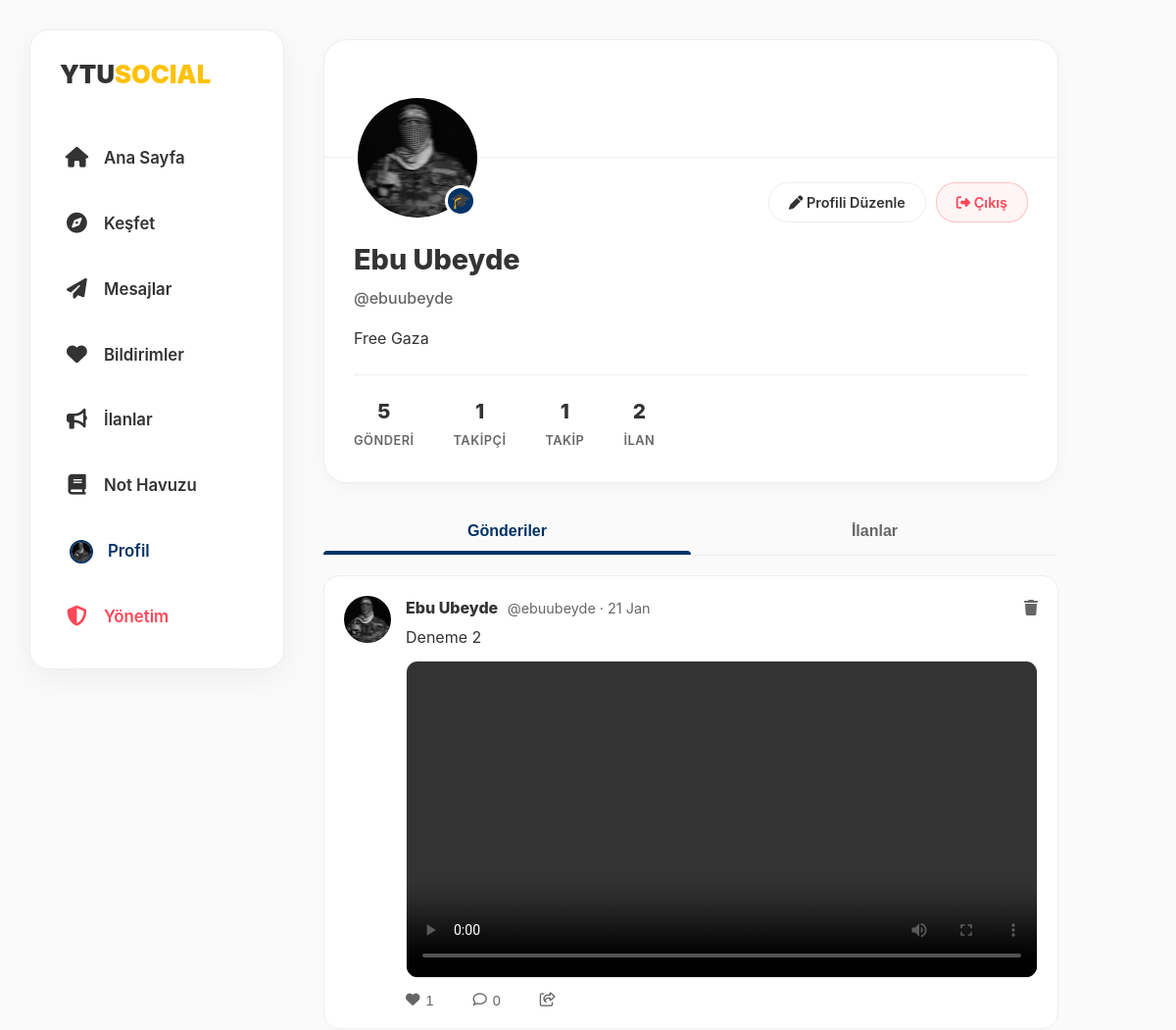
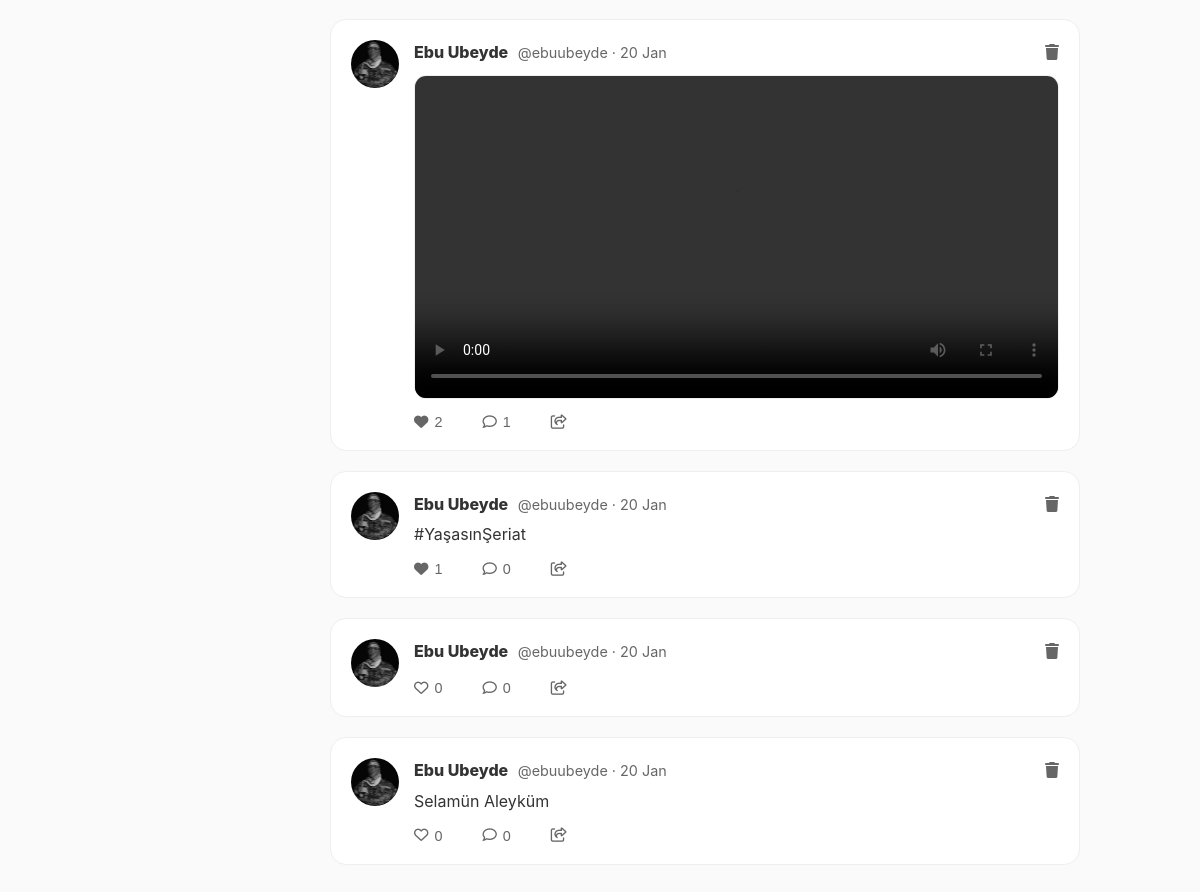
The page /u/ebuubeyde (signed in) on the database its author committed (2 pictures, top to bottom).
### app.py (models this page shows, shortened)
class User(UserMixin, db.Model):
    id = db.Column(db.Integer, primary_key=True)
    email = db.Column(db.String(120), unique=True, nullable=False)
    password = db.Column(db.String(200), nullable=False)
    username = db.Column(db.String(50), nullable=True)
    handle = db.Column(db.String(30), unique=True, nullable=True)
    stories = db.relationship('Story', backref='author', lazy=True)
    is_admin = db.Column(db.Boolean, default=False)
    department = db.Column(db.String(100), nullable=True)
    score = db.Column(db.Integer, default=0)
    bio = db.Column(db.String(200), nullable=True)
    profile_pic = db.Column(db.String(200), default='img/default_avatar.png')
    is_verified = db.Column(db.Boolean, default=False)
    otp_code = db.Column(db.String(6))
    ban_expiration = db.Column(db.DateTime, nullable=True)
    is_banned = db.Column(db.Boolean, default=False)
    posts = db.relationship('Post', backref='author', lazy=True)
    image_file = db.Column(db.String(20), nullable=True)
    comments = db.relationship('Comment', backref='author', lazy=True)
    messages_sent = db.relationship('Message', foreign_keys='Message.sender_id', backref='sender', lazy='dynamic')
    messages_received = db.relationship('Message', foreign_keys='Message.recipient_id', backref='recipient', lazy='dynamic')
    saved_posts = db.relationship('SavedPost', back_populates='user', lazy=True, cascade="all, delete-orphan")
    followed = db.relationship(
        'User', secondary=followers,
        primaryjoin=(followers.c.follower_id == id),
        secondaryjoin=(followers.c.followed_id == id),
        backref=db.backref('followers', lazy='dynamic'), lazy='dynamic'
    )

class Post(db.Model):
    id = db.Column(db.Integer, primary_key=True)
    content = db.Column(db.Text, nullable=True)
    poll = db.relationship('Poll', uselist=False, backref='post', cascade="all, delete-orphan")
    date_posted = db.Column(db.DateTime, nullable=False, default=get_turkey_time)
    image_file = db.Column(db.String(50), nullable=True)
    user_id = db.Column(db.Integer, db.ForeignKey('user.id'), nullable=False)
    liked_by = db.relationship('User', secondary=likes, backref=db.backref('liked_posts', lazy='dynamic'))
    comments = db.relationship('Comment', backref='post', lazy=True, cascade="all, delete-orphan")
    repost_of_id = db.Column(db.Integer, db.ForeignKey('post.id'), nullable=True)
    repost_of = db.relationship('Post', remote_side=[id], backref=db.backref('reposts', cascade='all, delete-orphan'))
    report_count = db.Column(db.Integer, default=0)
    def is_video(self):
        if not self.image_file: return False
        video_exts = ['mp4', 'mov', 'avi', 'webm']
        return any(self.image_file.lower().endswith(ext) for ext in video_exts)

### app.py (the view)
@app.route('/u/<handle>')
@login_required
def user_profile(handle):
    user = User.query.filter_by(handle=handle).first_or_404()
    posts = Post.query.filter_by(author=user).order_by(Post.date_posted.desc()).all()
    return render_template('user_profile.html', user=user, posts=posts)

### app.py (called while the page is built)
@login_manager.user_loader
def load_user(user_id):
    return User.query.get(int(user_id))

@app.before_request
def check_ban():
    if current_user.is_authenticated:
        if current_user.is_banned or (current_user.ban_expiration and current_user.ban_expiration > datetime.now()):
            if request.endpoint not in ['logout', 'static', 'login']:
                logout_user()
                flash("🚫 Hesabınız yasaklandı veya uzaklaştırıldı.", "danger")
                return redirect(url_for('login'))

def get_trending_hashtags():
    posts = Post.query.with_entities(Post.content).all()
    hashtags = {}
    for post in posts:
        if post.content:
            found_tags = re.findall(r"#(\w+)", post.content.lower())
            for tag in found_tags:
                hashtags[tag] = hashtags.get(tag, 0) + 1
    sorted_tags = sorted(hashtags.items(), key=lambda x: x[1], reverse=True)
    return sorted_tags[:5]

@app.context_processor
def inject_global_data():
    trending = get_trending_hashtags()
    suggested = []
    if current_user.is_authenticated:
        followed_ids = [u.id for u in current_user.followed]
        followed_ids.append(current_user.id)
        suggested = User.query.filter(~User.id.in_(followed_ids)).order_by(db.func.random()).limit(5).all()
    return dict(trending_tags=trending, suggested_users=suggested)

@app.context_processor
def inject_notifications():
    if current_user.is_authenticated:
        notif_count = Notification.query.filter_by(user_id=current_user.id, is_read=False).count()
        msg_count = Message.query.filter_by(recipient_id=current_user.id, is_read=False).count()
        return dict(unread_count=notif_count, unread_msg_count=msg_count, online_users=list(ONLINE_USERS))
    return dict(unread_count=0, unread_msg_count=0, online_users=[])

@app.before_request
def start_timer():
    g.start = time.time()

@app.after_request
def log_response(response):
    if hasattr(g, 'start'):
        now = time.time()
        duration = round(now - g.start, 4)
        print(f"--- Sayfa Yükleme: {duration}s ---")
    return response

### templates/user_profile.html (shortened to what this page needs)
<!DOCTYPE html>
<html lang="tr">
<head>
    <link rel="stylesheet" href="/static/style.css">
    <link href="https://cdnjs.cloudflare.com/ajax/libs/font-awesome/6.4.0/css/all.min.css" rel="stylesheet">
</head>
<body>
<div class="page-layout">
    <div class="sidebar-container">
        <a href="/" class="sidebar-logo">YTU<span style="color:#ffc107;">SOCIAL</span></a>
        <a href="/" class="nav-item"><i class="fas fa-home"></i> Ana Sayfa</a>
        <a href="{{ url_for('explore') }}" class="nav-item"><i class="fas fa-compass"></i> Keşfet</a>
        <a href="{{ url_for('messages_inbox') }}" class="nav-item"><i class="fas fa-paper-plane"></i> Mesajlar</a>
        <a href="{{ url_for('notifications') }}" class="nav-item"><i class="fas fa-heart"></i> Bildirimler</a>
        <a href="{{ url_for('adverts') }}" class="nav-item"><i class="fas fa-bullhorn"></i> İlanlar</a>
        <a href="{{ url_for('notes_pool') }}" class="nav-item"><i class="fas fa-book"></i> Not Havuzu</a>
        <a href="{{ url_for('user_profile', handle=current_user.handle) }}" class="nav-item active">
            <img src="/static/{{ current_user.profile_pic }}" style="width: 24px; height: 24px; border-radius: 50%; object-fit: cover; border: 2px solid var(--ytu-lacivert);"> Profil
        </a>
        {% if current_user.is_admin %}
        <a href="{{ url_for('admin_panel') }}" class="nav-item" style="color:#ff4757;"><i class="fas fa-shield-alt"></i> Yönetim</a>
        {% endif %}
    </div>
    <div class="profile-content">
        <div class="profile-header-card">
            <div class="profile-banner"></div>
            <div class="profile-body">
                <div class="profile-pic-container">
                    <img src="/static/{{ user.profile_pic }}" class="profile-pic">
                    {% if user.department %}
                    <span style="position: absolute; bottom: 5px; right: 5px; background: var(--ytu-lacivert); color: white; width: 32px; height: 32px; border-radius: 50%; display: flex; align-items: center; justify-content: center; border: 3px solid var(--card-bg); font-size: 1rem;" title="{{ user.department }}">🎓</span>
                    {% endif %}
                </div>
                <div class="profile-actions">
                    {% if user == current_user %}
                        <a href="{{ url_for('edit_profile') }}" class="btn-modern"><i class="fas fa-pen"></i> Profili Düzenle</a>
                        <a href="{{ url_for('logout') }}" class="btn-modern btn-logout"><i class="fas fa-sign-out-alt"></i> Çıkış</a>
                    {% endif %}
                </div>
                <div class="profile-names">
                    <h1 class="p-real-name">{{ user.username }}</h1>
                    <div class="p-username">@{{ user.handle }}</div>
                </div>
                {% if user.bio %}
                <div class="p-bio">{{ user.bio }}</div>
                {% endif %}
                <div class="profile-stats-grid">
                    <div class="stat-item" onclick="switchTab('posts', document.querySelectorAll('.tab-btn')[0])">
                        <span class="stat-val">{{ user.posts|length }}</span>
                        <span class="stat-lbl">GÖNDERİ</span>
                    </div>
                    <div class="stat-item" onclick="location.href='{{ url_for('followers_list', handle=user.handle) }}'">
                        <span class="stat-val">{{ user.followers.count() }}</span>
                        <span class="stat-lbl">TAKİPÇİ</span>
                    </div>
                    <div class="stat-item" onclick="location.href='{{ url_for('following_list', handle=user.handle) }}'">
                        <span class="stat-val">{{ user.followed.count() }}</span>
                        <span class="stat-lbl">TAKİP</span>
                    </div>
                    <div class="stat-item" onclick="switchTab('adverts', document.querySelectorAll('.tab-btn')[1])">
                        <span class="stat-val">{{ user.adverts|length }}</span>
                        <span class="stat-lbl">İLAN</span>
                    </div>
                </div>
            </div>
        </div>
        <div class="profile-tabs">
            <button class="tab-btn active" onclick="switchTab('posts', this)">Gönderiler</button>
            <button class="tab-btn" onclick="switchTab('adverts', this)">İlanlar</button>
        </div>
        <div id="tab-posts">
            {% for post in posts %}
            <div class="tweet-post" onclick="location.href='/p/{{ post.id }}'">
                <img src="/static/{{ user.profile_pic }}" class="t-avatar">
                <div class="t-content">
                    <div class="t-header">
                        <div>
                            <span class="t-name">{{ user.username }}</span>
                            <span class="t-handle">@{{ user.handle }} · {{ post.date_posted.strftime('%d %b') }}</span>
                        </div>
                        {% if user == current_user %}
                        <a href="{{ url_for('delete_post', post_id=post.id) }}" onclick="event.stopPropagation(); return confirm('Silmek istiyor musun?')" style="color: var(--text-muted);"><i class="fas fa-trash"></i></a>
                        {% endif %}
                    </div>
                    {% if post.content %}
                    <div class="t-text">{{ post.content }}</div>
                    {% endif %}
                    {% if post.image_file %}
                    <div class="t-media">
                        {% if post.is_video() %}
                            <video src="/static/post_images/{{ post.image_file }}" controls onclick="event.stopPropagation()"></video>
                        {% else %}
                            <img src="/static/post_images/{{ post.image_file }}">
                        {% endif %}
                    </div>
                    {% endif %}
                    <div class="t-actions">
                        <button class="act-btn" onclick="event.stopPropagation(); likePost({{ post.id }}, this)">
                            <i class="{{ 'fas' if current_user in post.liked_by else 'far' }} fa-heart"></i> {{ post.liked_by|length }}
                        </button>
                        <button class="act-btn"><i class="far fa-comment"></i> {{ post.comments|length }}</button>
                        <button class="act-btn"><i class="far fa-share-square"></i></button>
                    </div>
                </div>
            </div>
            {% else %}
            <div style="text-align: center; padding: 50px; color: var(--text-muted);">
                <p>Henüz gönderi yok.</p>
            </div>
            {% endfor %}
        </div>
    </div>
</div>
</body>
</html>

### static/style.css (style rules this page uses)
:root { --ytu-lacivert: #003366; --ytu-sari: #ffcc00; --hata-kirmizi: #dc3545; --bg-light: #fafafa; --white: #ffffff; --shadow: 0 8px 25px rgba(0, 0, 0, 0.08); --bg-color: #fafafa; --card-bg: #ffffff; --text-color: #333; --text-muted: #666; --border-color: #eee; --input-bg: #fff; --link-hover: #f5f5f5; }
* { box-sizing: border-box; margin: 0; padding: 0; }
body { font-family: 'Inter', 'Segoe UI', Tahoma, sans-serif; background-color: var(--bg-color); color: var(--text-color); line-height: 1.6; transition: background-color 0.3s, color 0.3s; }
a { text-decoration: none; color: inherit; }
.profile-header-card { text-align: center; position: relative; padding: 30px; margin-bottom: 20px; }
.profile-actions { margin-top: 20px; }

### rows shown on the page
User: profile_pic (picture), username "Ebu Ubeyde", handle "ebuubeyde", bio "Free Gaza"
Post: profile_pic (picture), date_posted "21 Jan", content "Deneme 2", liked_by|length "1", comments|length "0"
Post: profile_pic (picture), date_posted "20 Jan", liked_by|length "2", comments|length "1"
Post: profile_pic (picture), date_posted "20 Jan", content "#YaşasınŞeriat", liked_by|length "1", comments|length "0"
Post: profile_pic (picture), date_posted "20 Jan", liked_by|length "0", comments|length "0"
Post: profile_pic (picture), date_posted "20 Jan", content "Selamün Aleyküm", liked_by|length "0", comments|length "0"

### other values the page prints
{{ user.posts|length }} "5"
{{ user.followers.count() }} "1"
{{ user.followed.count() }} "1"
{{ user.adverts|length }} "2"
